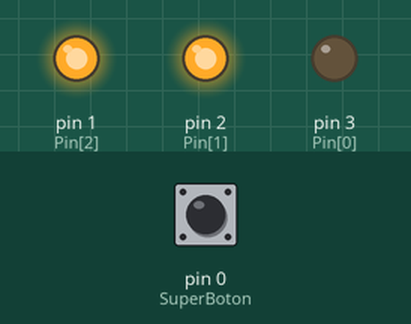
A sketch run on a simulated Arduino Uno, built with avr-gcc and run on an emulated ATmega328P. Shown: output pins drawn as LEDs (lit = HIGH). The test bench sets the inputs (shaded band); at power-on: pin 0 (SuperBoton) HIGH. Random numbers use the default seed unless the sketch sets one; EEPROM starts erased.

Above: at 1.2 s.
1.3 s: pin 0 (SuperBoton) pulled LOW for 0.15 s
At 2.5 s:
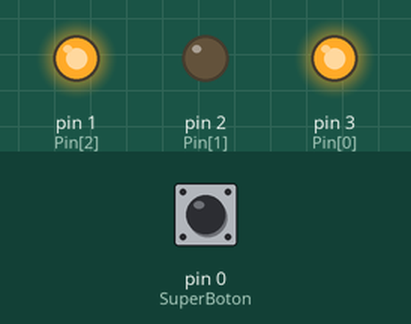
2.9 s: pin 0 (SuperBoton) pulled LOW for 1 s
At 5.0 s:
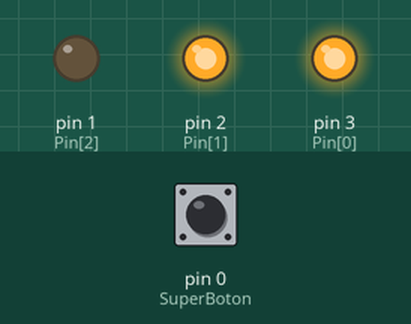
5.4 s: pin 0 (SuperBoton) pulled LOW for 0.15 s
At 5.63 s:
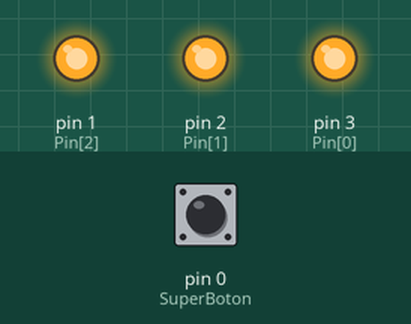
8.4 s: pin 0 (SuperBoton) pulled LOW for 3.2 s
13.4 s: pin 0 (SuperBoton) pulled LOW for 0.15 s
16.4 s: pin 0 (SuperBoton) pulled LOW for 1 s
At 18.76 s:
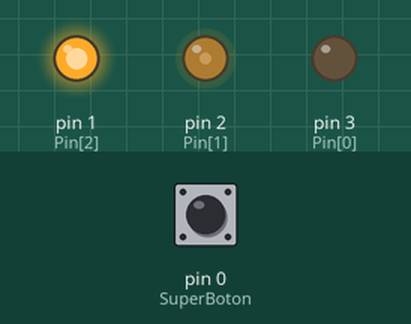
Timing chart, 0 to 22.0 s (numbered marks = the images above; inputs shaded):
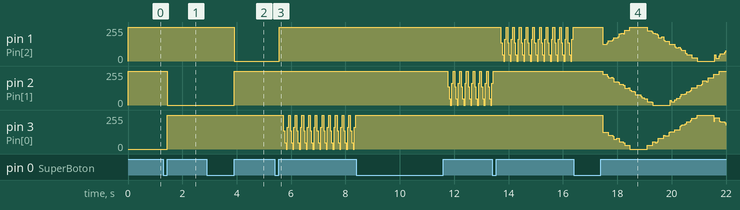

Measured:
- after the input at 1.3 s, pin 2 (Pin[1]): 255/255 → 0/255 after 0.15 s; pin 3 (Pin[0]): 0/255 → 255/255 after 0.15 s
- after the input at 2.9 s, pin 1 (Pin[2]): 255/255 → 0/255 after 1.0 s; pin 2 (Pin[1]): 0/255 → 255/255 after 1.0 s
- after the input at 5.4 s, pin 1 (Pin[2]): 0/255 → 255/255 after 0.16 s; pin 3 (Pin[0]): 255/255 → 137/255 after 0.32 s, then repeats every 0.25 s: 46/255 0.05 s, 0/255 0.05 s, 163/255 0.05 s, 255/255 0.06 s, 137/255 0.04 s
- after the input at 8.4 s, pin 2 (Pin[1]): 255/255 → 137/255 after 3.4 s, then repeats every 0.25 s: 46/255 0.05 s, 0/255 0.05 s, 163/255 0.05 s, 255/255 0.06 s, 137/255 0.04 s
- after the input at 13.4 s, pin 1 (Pin[2]): 255/255 → 137/255 after 0.32 s, then repeats every 0.25 s: 46/255 0.05 s, 0/255 0.05 s, 163/255 0.05 s, 255/255 0.06 s, 137/255 0.04 s

The sketch:

BebyRobot.ino
```cpp
#include <EEPROM.h>

int Pin[3] = {
  3, 2, 1};
//{R, B, G}
int nivel[3];
int SuperBoton = 0;
int Aura = 7;
int Frecuencia = 1;
int Estados = 8;

void setup() {

  for(int i; i < 3; i++)
    pinMode(Pin[i], OUTPUT);

  pinMode(SuperBoton,INPUT);
  digitalWrite(SuperBoton,HIGH);

}

void loop() {
  switch( EEPROM.read(Aura)){
  case 1:
    E1_RojoPasion();
    break;
  case 2:
    E2_GreenTree();
    break;
  case 3:
    E3_MarAzul();
    break;
  case 4:
    E4_CorazonRojo();
    break;
  case 5:
    E5_VerdeCresimiento();
    break;
  case 6:
    E6_AzulMarea();
    break;
  case 7:
    E7_Aurora();
    break;
  case 8:
    E8_Randon();
    break;
  default:
    EEPROM.write(Aura,1);
    return;
    break;
  }
  SiquienteEstado();
}

void E1_RojoPasion(){
  Limpiar();
  nivel[0] = 10;
  do{
    Actualizar();
  }
  while(digitalRead(SuperBoton) == 1);
}

void E2_GreenTree(){
  Limpiar();
  nivel[1] = 10;
  do{
    Actualizar();
  }
  while(digitalRead(SuperBoton) == 1);
}

void E3_MarAzul(){
  Limpiar();
  nivel[2] = 10;
  do{
    Actualizar();
  }
  while(digitalRead(SuperBoton) == 1);
}

void E4_CorazonRojo(){
  Limpiar();
  int V = 1;
  unsigned long Pasado = millis();
  do{
    if( millis() - Pasado >= 100){
      nivel[0] += V;
      if( nivel [0]> 10 || nivel[0] < 0)
        V = -V;
    }
    Actualizar();
  }
  while(digitalRead(SuperBoton) == 1);

}

void E5_VerdeCresimiento(){
  Limpiar();
  int V = 1;
  unsigned long Pasado = millis();
  do{
    if( millis() - Pasado >= 100){
      nivel[1] += V;
      if( nivel [1]> 10 || nivel[1] < 0)
        V = -V;
    }
    Actualizar();
  }
  while(digitalRead(SuperBoton) == 1);

}

void E6_AzulMarea(){
  Limpiar();
  int V = 1;
  unsigned long Pasado = millis();
  do{
    if( millis() - Pasado >= 100){
      nivel[2] += V;
      if( nivel [2]> 10 || nivel[2] < 0)
        V = -V;
    }
    Actualizar();
  }
  while(digitalRead(SuperBoton) == 1);
}

void E7_Aurora(){
  nivel [0] = 5;
  nivel [1] = 1;
  nivel [2] = 5;
  //Frecuencia = 10;
  int X = 1;
  int Y = 1;
  int Z = -1;
  unsigned long Pasado = millis();
  do{
    if( millis() - Pasado >= 200){
      Pasado = millis();
      nivel[0] += X;
      nivel[1] += Y;
      nivel[2] += Z;
      if( nivel [0]> 10 || nivel[0] < 0)
        X = -X;
      if( nivel [1]> 10 || nivel[1] < 0)
        Y = -Y;
      if( nivel [2]> 10 || nivel[2] < 0)
        Z = -Z;
    }
    Actualizar();
  }
  while(digitalRead(SuperBoton) == 1);
  Frecuencia = 1;
}

void E8_Randon(){
  unsigned long Pasado = millis();
  do{
    if( millis() - Pasado >= 500){
    Pasado = millis();
    nivel[0] = random(0,10);
    nivel[1] = random(0,10);
    nivel[2] = random(0,10);
    }
    Actualizar();
  }
  while(digitalRead(SuperBoton) == 1);

}
void SiquienteEstado(){
  EEPROM.write(Aura, EEPROM.read(Aura) + 1);
  if( EEPROM.read(Aura) > Estados){
    EEPROM.write(Aura, 1);
  }
  delay(100);
  do{
    delay(10);
  }
  while(digitalRead(SuperBoton) == 0);
}

void Limpiar(){
  for(int i = 0; i < 3; i++){
    nivel[i] = 0;
  }
}

void Actualizar(){
  for(int t = 0; t < 10; t++){
    for(int Led = 0; Led*Frecuencia < 3; Led++){
      if(nivel[Led]*Frecuencia <=  t)
        digitalWrite(Pin[Led], HIGH);
      else
        digitalWrite(Pin[Led], LOW);
    }
    delay(1);
  }
}
```
